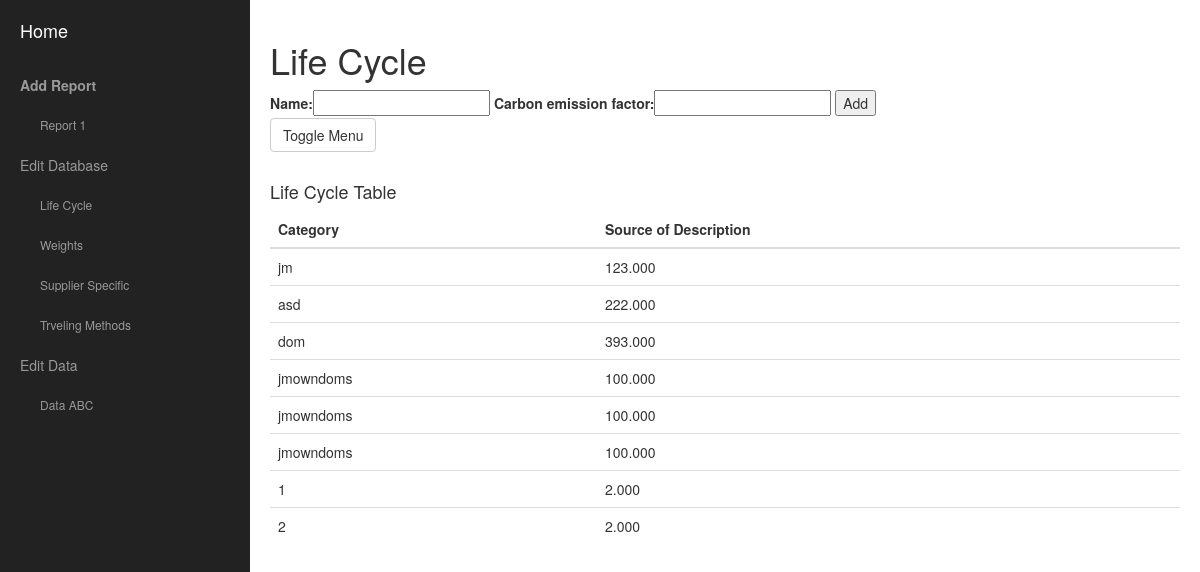
The page /projectcarbonapp/lifecycle on the database its author committed.
### ProjectCarbonApp/models.py (models this page shows)
class Lifecycle(models.Model):
    name = models.CharField(max_length=430, null=True)
    carbon_emission_factor = models.DecimalField(max_digits=6, decimal_places=3)

### ProjectCarbonApp/views.py (the view)
def lifecycle_view(request):
        context = {}
        context['test_msg'] = 'hi this is lifecycle'
        life_cycle = Lifecycle.objects.all()
        context['life_cycle'] = life_cycle
        if request.method == 'POST':
            form = LifecycleForm(request.POST)
            context['form'] = form
            if form.is_valid():
                Lifecycle.objects.create(name=request.POST['name'],carbon_emission_factor=request.POST['carbon_emission_factor'])
                return render(request, 'lifecycle.html', context)
        else:
            form = LifecycleForm()
            context['form'] = form
        return render(request, 'lifecycle.html', context)

### ProjectCarbonApp/forms.py (shortened to what this page needs)
class LifecycleForm(forms.Form):
    name = forms.CharField(max_length=20)
    carbon_emission_factor  = forms.DecimalField(max_digits=6, decimal_places=3)
    def __init__(self, *args, **kwargs):
        super(LifecycleForm, self).__init__(*args, **kwargs)
        for field_name, field in self.fields.items():
            field.widget.attrs['class'] = 'lifecycleForm'

### ProjectCarbonApp/templates/lifecycle.html (shortened to what this page needs)
<!DOCTYPE html>
<html lang="en">
{% load staticfiles %}
<head>
    <link href="../static/css/bootstrap.min.css" rel="stylesheet">
    <link href="../static/css/simple-sidebar.css" rel="stylesheet">
</head>
<body>
    <div id="wrapper">
        <div id="sidebar-wrapper">
            <ul class="sidebar-nav">
                <li class="sidebar-brand">
                    <a href="{% url 'index' %}">
                        Home
                    </a>
                </li>
                <li>
                    <a href="{% url 'add_report_view' %}"><b>Add Report</b></a>
                </li>
                <li_s>
                    <a href="{% url 'report_one_view' %}">Report 1</a>
                 </li_s>
                 <li>
                    <a href="{% url 'editdatabase_view' %}">Edit Database</a>
                 </li>
                 <li_s>
                    <a href="{% url 'lifecycle_view' %}">Life Cycle </a>
                 </li_s>
                 <li_s>
                    <a href="{% url 'weights_view' %}">Weights</a>
                 </li_s>
                 <li_s>
                    <a href="{% url 'supplier_specific_view' %}">Supplier Specific</a>
                 </li_s>
                 <li_s>
                    <a href="{% url 'travelingmethods_view' %}">Trveling Methods</a>
                </li_s>
                 <li>
                    <a href="{% url 'editdata_view' %}">Edit Data</a>
                 </li>
                 <li_s>
                    <a href="{% url 'dataabc_view' %}">Data ABC</a>
                </li_s>
            </ul>
        </div>
        <div id="page-content-wrapper">
            <div class="container-fluid">
                <div class="row">
                    <div class="col-lg-12">
                        <h1>Life Cycle </h1>
                        <form action="{% url 'lifecycle_view' %}" method="post">
                             {{form}}
                            <button type="submit">Add</button>
                        </form>
                        <a href="#menu-toggle" class="btn btn-default" id="menu-toggle">Toggle Menu</a>
                    </div>
                </div>
            </div>
            <h4 style="margin-top:30px" >Life Cycle Table</h4>
            <table class="table table-hover table">
            <thead>
                <tr>
                    <th>Category</th>
                    <th>Source of Description</th>
                </tr>
            </thead>
             {% for lifecycle_obj in life_cycle %}
                <tr>
                    <td>{{lifecycle_obj.name}}</td>
                    <td>{{lifecycle_obj.carbon_emission_factor}}</td>
                </tr>
             {% endfor %}
            </table>
        </div>
    </div>
</body>
</html>

### ProjectCarbonApp/static/css/simple-sidebar.css (style rules this page uses)
body { overflow-x: hidden; }
.col-lg-12 { padding: 0px; }
#wrapper { padding-left: 0; -webkit-transition: all 0.5s ease; -moz-transition: all 0.5s ease; -o-transition: all 0.5s ease; transition: all 0.5s ease; }
#sidebar-wrapper { z-index: 1000; position: fixed; left: 225px; width: 225px; height: 100%; margin-left: -225px; overflow-y: auto; background: #222; -webkit-transition: all 0.5s ease; -moz-transition: all 0.5s ease; -o-transition: all 0.5s ease; transition: all 0.5s ease; }
#page-content-wrapper { width: 100%; position: absolute; padding: 15px; }
.sidebar-nav { position: absolute; top: 0; width: 250px; margin: 0; padding: 0; list-style: none; }
.sidebar-nav li { text-indent: 20px; line-height: 40px; }
.sidebar-nav li_s { text-indent: 40px; line-height: 40px; }
.sidebar-nav li a { display: block; text-decoration: none; color: #999999; }
.sidebar-nav li_s a { display: block; text-decoration: none; font-size: 12px; color: #999999; }
.sidebar-nav > .sidebar-brand { height: 65px; font-size: 18px; line-height: 60px; }
.sidebar-nav > .sidebar-brand a { color: #999999; }
@media (min-width:768px) { #wrapper { padding-left: 250px; } }
@media (min-width:768px) { #sidebar-wrapper { width: 250px; } }
@media (min-width:768px) { #page-content-wrapper { padding: 20px; position: relative; } }

### rows shown on the page
Lifecycle: name "jm", carbon_emission_factor "123.000"
Lifecycle: name "asd", carbon_emission_factor "222.000"
Lifecycle: name "dom", carbon_emission_factor "393.000"
Lifecycle: name "jmowndoms", carbon_emission_factor "100.000"
Lifecycle: name "jmowndoms", carbon_emission_factor "100.000"
Lifecycle: name "jmowndoms", carbon_emission_factor "100.000"
Lifecycle: name "1", carbon_emission_factor "2.000"
Lifecycle: name "2", carbon_emission_factor "2.000"
